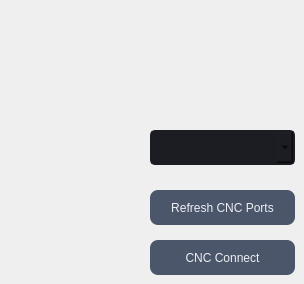
    <widget class="QWidget" name="pump_coms">
     <widget class="QComboBox" name="cnc_coms_list">
      <property name="geometry">
       <rect>
        <x>150</x>
        <y>130</y>
        <width>145</width>
        <height>35</height>
       </rect>
      </property>
      <property name="styleSheet">
       <string notr="true">QComboBox{
	background-color: rgb(27, 29, 35);
	border-radius: 5px;
	border: 2px solid rgb(27, 29, 35);
	padding: 5px;
	padding-left: 10px;
}
QComboBox:hover{
	border: 2px solid rgb(64, 71, 88);
}
QComboBox QAbstractItemView {
	color: rgb(85, 170, 255);	
	background-color: rgb(27, 29, 35);
	padding: 10px;
	selection-background-color: rgb(39, 44, 54);
}</string>
      </property>
     </widget>
     <widget class="QPushButton" name="cnc_coms_refresh">
      <property name="geometry">
       <rect>
        <x>150</x>
        <y>190</y>
        <width>145</width>
        <height>35</height>
       </rect>
      </property>
      <property name="styleSheet">
       <string notr="true">QPushButton {
    background-color: #4C566A;
    color: #ECEFF4;
    border-radius: 8px;
    padding: 6px 12px;
}

QPushButton:hover {
    background-color: #5E81AC;
}

QPushButton:pressed {
    background-color: #88C0D0;
}</string>
      </property>
      <property name="text">
       <string>Refresh CNC Ports</string>
      </property>
     </widget>
     <widget class="QPushButton" name="cnc_connect">
      <property name="geometry">
       <rect>
        <x>150</x>
        <y>240</y>
        <width>145</width>
        <height>35</height>
       </rect>
      </property>
      <property name="styleSheet">
       <string notr="true">QPushButton {
    background-color: #4C566A;
    color: #ECEFF4;
    border-radius: 8px;
    padding: 6px 12px;
}

QPushButton:hover {
    background-color: #5E81AC;
}

QPushButton:pressed {
    background-color: #88C0D0;
}</string>
      </property>
      <property name="text">
       <string>CNC Connect</string>
      </property>
     </widget>
    </widget>
